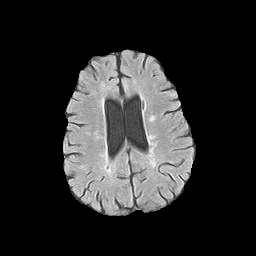
%> input picture data/brain.bmp, 256 x 256 px
$ octave brain.m   (GNU Octave 9; MATLAB toolbox functions it lacks are replaced by stand-ins)
%> lines starting %> are read from the running program, lines starting %| are printed output that depends on the picture; in (x1, y1, x2, y2) boxes, pixels count from 0 and x2, y2 are one past the last pixel; in counts of white or black regions, pixels touching at a corner belong together; the program's own positions count from 1
clear; clc;
close all;
% load('../data/assignmentSegmentBrain.mat');
%% performing analysis on sy1
input_image = imread('../data/brain.bmp');
%> input_image is the input picture: size 256x256 uint8; min 0, max 255, mean 40.9
input_imagefr = input_image;
noise = 0.03;
%% creating input image and image mask
% input_image = rgb2gray(input_image);
input_image = cast(input_image,'double');
%> input_image: size 256x256 double
input_image=input_image./256;

% imageMask=ones(size(input_image));

imageMask=zeros(size(input_image));
imageMask(input_image~=0) = 1;
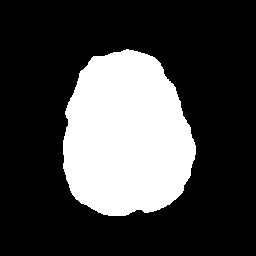
%> imageMask: size 256x256 double; values 0 (black) and 1 (white), 26.5% white; 1 white region, box (x1, y1, x2, y2) and area: (63, 49, 196, 216) 17335
% input_image = imageData.*imageMask;
%imdb=imageData.*imageMask;
[m, n] = size(input_image);
%> m = 256; n = 256

%% plotting initial image
figure();
imshow(input_image);
%% introducing noise
input_image_noisy=imnoise(input_image,'gaussian',noise).*imageMask;
input_image_noisyfr=imnoise(input_imagefr,'gaussian',0.03);
imshow(input_image_noisy);


%% modifying image for better k-means classification
cmp = ones(size(imageMask)) - imageMask;
cmp = cmp*(-1);
res = input_image;
res = res + cmp;
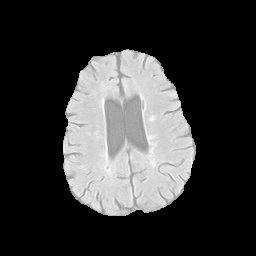
%> res: size 256x256 double; min -1, max 0.996, mean -0.576; drawn with min black and max white

%% k-means initialization (repeat till we get -1 as a mean and with no warnings of non-convergence under 100 iterations)
% [init_labels, init_means] = kmeans(reshape(input_image_noisy, [m*n, 1]), 4);

while(true)
    lastwarn('');
    [init_labels, init_means] = kmeans(reshape(res, [m*n, 1]), 3);
    [warnMsg, warnId] = lastwarn;
    if ((isempty(warnMsg)) && (any(init_means(:) == -1)))
        break;
    end
end
%> this loop made 1 pass
%> init_means on pass 1: [-1; 0.686; 0.321]

init_labels = reshape(init_labels,[m,n]);
%> init_labels: size 256x256 double; 3 distinct labels, from 1 to 3

% plotting k-means image
k_means_img = zeros(m,n);
for k = 1:3
    k_means_img(init_labels == k) = init_means(k);
end
figure();
imshow(k_means_img);

%% changing data format to operate FCM, keeping binary labelling
means = [];
memberships = [];
for k=1:3
    if (init_means(k) ~= -1)
        mean = init_means(k);
        means = [means; mean];
        tmp = zeros(m, n);
        tmp(init_labels == k) = 1;
        memberships = cat(3, memberships, tmp);
    end
end
%> this loop made 3 passes
%> (mean, means) on passes 2 to 3: (0.686, 0.686), (0.321, [0.686; 0.321])
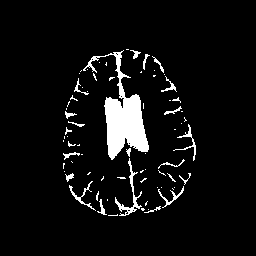
%> tmp: size 256x256 double; values 0 (black) and 1 (white), 5.9% white; 73 white regions (52 under 20 px), largest, box (x1, y1, x2, y2) and area: (83, 50, 149, 160) 2320, (115, 158, 142, 216) 280, (173, 124, 196, 161) 130
%% performing fcm
q = 2;
[img_fcm, means_fcm, memberships_fcm, obj_vals_fcm, n_iter_fcm] = fcm(input_image_noisy, q, means, imageMask, memberships);
%> the loop in get_objfunc_fcm, `for k = 1:length(means)` made 2 passes
%> (mean, objfunc) on passes 1 to 2: (0.686, 215.8), (0.321, 285)
%> in fcm, `prev_objfunc = get_objfunc_fcm(input_image, imageMask, q, means, membe..`: prev_objfunc = 285
%> the loop in fcm, `while(true)` made 14 passes
%> (means, curr_objfunc, obj_vals, prev_objfunc) on passes 1 to 8: ([0.714; 0.35], 180.9, [285 180.9], 180.9), ([0.733; 0.356], 175.4, [285 180.9 175.4], 175.4), ([0.739; 0.363], 174.5, [285 180.9 175.4 174.5], 174.5), ([0.742; 0.369], 174.2, [285 180.9 175.4 174.5 174.2], 174.2), ([0.743; 0.372], 174.1, [285 180.9 175.4 174.5 174.2 174.1], 174.1), ([0.744; 0.374], 174.1, [285 180.9 175.4 174.5 174.2 174.1 174.1], 174.1), ([0.744; 0.375], 174.1, [285 180.9 175.4 174.5 174.2 174.1 174.1 174.1], 174.1), ([0.745; 0.376], 174, [285 180.9 175.4 174.5 174.2 174.1 174.1 174.1 174], 174)
%> (means, curr_objfunc, prev_objfunc) on passes 11 to 13: ([0.745; 0.376], 174, 174), ([0.745; 0.376], 174, 174), ([0.745; 0.377], 174, 174)
%> after the loop in fcm, `while(true)`: n_iter = 14
%> after the loop in fcm, `for i = 1:size(input_image,1)`: max_ind = 2
%> means_fcm = [0.745; 0.377]; obj_vals_fcm = [285 180.9 175.4 174.5 174.2 174.1 174.1 174.1 174 174 174 174 174 174 174]; n_iter_fcm = 14
%% plotting fcm images and obj_func vs iterations

for k = 1:2
    figure();
    imshow(img_fcm(:,:,k));
end
figure();
plot(obj_vals_fcm);
%> figure, not shown here; curve peaks at x = 1, y = 285

%% displaying accuracy of fcm
labelled_img_fcm = get_labelled_img(img_fcm, means_fcm);
%> the loop in get_labelled_img, `for k = 1:length(means)` made 2 passes
%> mean on passes 1 to 2: 0.745, 0.377
mse_fcm = get_accuracy(input_image,labelled_img_fcm);
%> in get_accuracy, `acc = sum(sum((img1-img2).^2));`: acc = 240.2
%> mse_fcm = 240.2
imshow(labelled_img_fcm);
display(mse_fcm);
%| mse_fcm = 240.21
%% performing fcm_s
q = 2;
alpha = 1;
[img_fcm_s, means_fcm_s, memberships_fcm_s, obj_vals_fcm_s, n_iter_fcm_s] = fcm_s(input_image_noisy, q, alpha, means, imageMask, memberships,3);
%> in fcm_s, `wbs=conv2(input_image.^2,wts,'same');`:
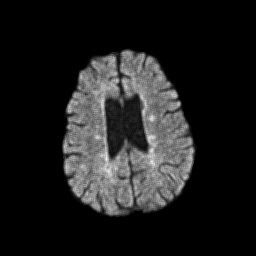
%> wbs: size 256x256 double; min 0, max 0.94, mean 0.116
%> the loop in get_objfunc_fcm_s, `for k = 1:length(means)` made 2 passes
%> (mean, objfunc) on passes 1 to 2: (0.686, 498.5), (0.321, 727.9)
%> in fcm_s, `prev_objfunc =  get_objfunc_fcm_s(input_image, imageMask, q, alpha, me..`: prev_objfunc = 727.9
%> the loop in fcm_s, `while(true)` made 10 passes
%> (means, curr_objfunc, obj_vals, prev_objfunc) on passes 1 to 8: ([0.707; 0.366], 536.9, [727.9 536.9], 536.9), ([0.714; 0.372], 535.3, [727.9 536.9 535.3], 535.3), ([0.715; 0.375], 535.2, [727.9 536.9 535.3 535.2], 535.2), ([0.716; 0.377], 535.1, [727.9 536.9 535.3 535.2 535.1], 535.1), ([0.716; 0.378], 535.1, [727.9 536.9 535.3 535.2 535.1 535.1], 535.1), ([0.716; 0.378], 535.1, [727.9 536.9 535.3 535.2 535.1 535.1 535.1], 535.1), ([0.716; 0.378], 535.1, [727.9 536.9 535.3 535.2 535.1 535.1 535.1 535.1], 535.1), ([0.716; 0.378], 535.1, [727.9 536.9 535.3 535.2 535.1 535.1 535.1 535.1 535.1], 535.1)
%> (means, curr_objfunc, prev_objfunc) on pass 9: ([0.716; 0.378], 535.1, 535.1)
%> after the loop in fcm_s, `while(true)`: n_iter = 10
%> means_fcm_s = [0.716; 0.378]; obj_vals_fcm_s = [727.9 536.9 535.3 535.2 535.1 535.1 535.1 535.1 535.1 535.1 535.1]; n_iter_fcm_s = 10
%% plotting fcm_s images and obj_func vs iterations

for k = 1:2
    figure();
    imshow(img_fcm_s(:,:,k));
end
figure();
plot(obj_vals_fcm_s);
%> figure, not shown here; curve peaks at x = 1, y = 727.9

%% displaying accuracy of fcm_s
labelled_img_fcm_s = get_labelled_img(img_fcm_s, means_fcm_s);
%> the loop in get_labelled_img (call 2), `for k = 1:length(means)` made 2 passes
%> mean on passes 1 to 2: 0.716, 0.378
mse_fcm_s = get_accuracy(input_image,labelled_img_fcm_s);
%> mse_fcm_s = 148.1
imshow(labelled_img_fcm_s);
display(mse_fcm_s);
%| mse_fcm_s = 148.10
%% performing fcm_s1
q = 2;
alpha = 1;
[img_fcm_s1, means_fcm_s1, memberships_fcm_s1, obj_vals_fcm_s1, n_iter_fcm_s1] = fcm_s1(input_image_noisy, q, alpha, means, imageMask, memberships,3);
%> the loop in get_objfunc_fcm_s1, `for k = 1:length(means)` made 2 passes
%> (mean, objfunc) on passes 1 to 2: (0.686, 295.3), (0.321, 429.3)
%> in fcm_s1, `prev_objfunc = get_objfunc_fcm_s1(input_image, imageMask, q, alpha, me..`: prev_objfunc = 429.3
%> the loop in fcm_s1, `while(true)` made 8 passes
%> (means, curr_objfunc, obj_vals, prev_objfunc) on passes 1 to 7: ([0.707; 0.366], 308.8, [429.3 308.8], 308.8), ([0.714; 0.363], 307.5, [429.3 308.8 307.5], 307.5), ([0.715; 0.363], 307.4, [429.3 308.8 307.5 307.4], 307.4), ([0.715; 0.363], 307.4, [429.3 308.8 307.5 307.4 307.4], 307.4), ([0.715; 0.364], 307.4, [429.3 308.8 307.5 307.4 307.4 307.4], 307.4), ([0.715; 0.364], 307.4, [429.3 308.8 307.5 307.4 307.4 307.4 307.4], 307.4), ([0.715; 0.364], 307.4, [429.3 308.8 307.5 307.4 307.4 307.4 307.4 307.4], 307.4)
%> after the loop in fcm_s1, `while(true)`: n_iter = 8
%> means_fcm_s1 = [0.715; 0.364]; obj_vals_fcm_s1 = [429.3 308.8 307.5 307.4 307.4 307.4 307.4 307.4 307.4]; n_iter_fcm_s1 = 8

%% plotting fcm_s1 images and obj_func vs iterations

for k = 1:2
    figure();
    imshow(img_fcm_s1(:,:,k));
end
figure();
plot(obj_vals_fcm_s1);
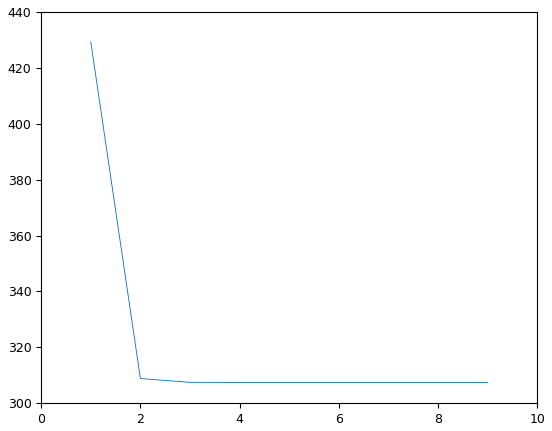
%> figure redrawn from the program's plot data

%% displaying accuracy of fcm_s1
labelled_img_fcm_s1 = get_labelled_img(img_fcm_s1, means_fcm_s1);
mse_fcm_s1 = get_accuracy(input_image,labelled_img_fcm_s1);
%> mse_fcm_s1 = 143.2
imshow(labelled_img_fcm_s1);
display(mse_fcm_s1);
%| mse_fcm_s1 = 143.17

%% performing fcm_en

q = 2;
beta = 1;
xp=input_image;
input_image_mean = sum(sum(input_image))/sum(sum(imageMask));
%> input_image_mean = 0.604

wts=weights(3);
wb=conv2(input_image,wts,'same');
input_image_en = (input_image + beta.*(wb.*imageMask))./(1+beta);
% modifying inputs
res_en = input_image_en;
res_en = res_en + cmp;

% [init_labels_en, init_means_en] = kmeans(reshape(res_en, [m*n, 1]), 3);

while(true)
    lastwarn('');
    [init_labels_en, init_means_en] = kmeans(reshape(res_en, [m*n, 1]), 3);
    [warnMsg, warnId] = lastwarn;
    if ((isempty(warnMsg)) && (any(init_means(:) == -1)))
        break;
    end
end
%> this loop made 1 pass
%> init_means_en on pass 1: [-1; 0.333; 0.679]
init_labels_en = reshape(init_labels_en,[m,n]);
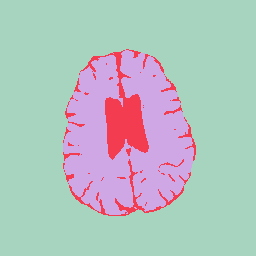
%> init_labels_en: size 256x256 double; 3 distinct labels, from 1 to 3; one colour per label, 0 black

means_en = [];
memberships_en = [];
for k=1:3
    if (init_means_en(k) ~= -1)
        mean_en = init_means_en(k);
        means_en = [means_en; mean_en];
        tmp = zeros(m, n);
        tmp(init_labels_en == k) = 1;
        memberships_en = cat(3, memberships_en, tmp);
    end
end
%> this loop made 3 passes
%> (mean_en, means_en) on passes 2 to 3: (0.333, 0.333), (0.679, [0.333; 0.679])
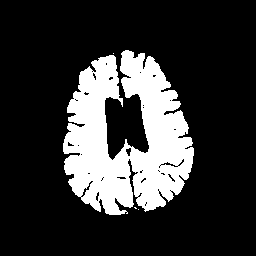
%> tmp: size 256x256 double; values 0 (black) and 1 (white), 20.6% white; 4 white regions (3 under 20 px), largest, box (x1, y1, x2, y2) and area: (63, 50, 194, 215) 13485
% performing fcm_en
%> the run ends on the next line
[img_fcm_en, means_fcm_en, memberships_fcm_en, obj_vals_fcm_en, n_iter_fcm_en] = fcm(input_image_en, q, means_en, imageMask, memberships_en);
% [118 lines not run here, left out]
function wts = weights(n)
    x=n^2-1;
    wts=ones(n,n)*(1/x);
    t=(n+1)/2;
    wts(t,t)=0;
end
function objfunc = get_objfunc_fcm(img, img_mask, q, means, memberships)
    objfunc = 0;
    for k = 1:length(means)
        mean = means(k);
        membership = memberships(:,:,k);
%         XX=mean.*img_mask;
        %disp(((img - mean.*img_mask).^2));
        objfunc = objfunc + sum(sum((membership.^q).*((img.*img_mask - mean.*img_mask).^2)));
    end
end

function means = get_means_fcm(img, img_mask, q, means, memberships)
    for k = 1:length(means)
        membership = memberships(:,:,k);
        mean = sum(sum((membership.^q).*(img.*img_mask)))/sum(sum(membership.^q));
        means(k) = mean;
    end
end

function memberships = get_memberships_fcm(img, img_mask, q, means, memberships)
    for k = 1:length(means)
        mean = means(k);
        d = ((img) - (mean)).^2;
        membership = (1./d).^(1/(q-1));
        membership(img_mask==0) = 0;
        memberships(:,:,k) = membership;
    end
    for i = 1:size(img,1)
        for j = 1:size(img,2)
            %if(img_mask(i,j)==1)
            memberships(i,j,:) = memberships(i,j,:)/sum(memberships(i,j,:));
            %end
        end
    end
end

function [img, means, memberships, obj_vals, n_iter] = fcm(input_image, q, means, imageMask, memberships)
    prev_objfunc = get_objfunc_fcm(input_image, imageMask, q, means, memberships);
    n_iter = 0;
    obj_vals = [];
    obj_vals = [obj_vals prev_objfunc];

    while(true)
        n_iter = n_iter + 1;
        means = get_means_fcm(input_image, imageMask, q, means, memberships);
        memberships = get_memberships_fcm(input_image, imageMask, q, means, memberships);
        memberships(isnan(memberships))=0;
        curr_objfunc = get_objfunc_fcm(input_image, imageMask, q, means, memberships);
        obj_vals = [obj_vals curr_objfunc];

        if abs(curr_objfunc - prev_objfunc) < 0.00001 || n_iter >= 100
            break;
        end
        prev_objfunc = curr_objfunc;
    end

    img = zeros(size(input_image,1),size(input_image,2),length(means));

    for i = 1:size(input_image,1)
        for j = 1:size(input_image,2)
            if imageMask(i,j)==1
                [~,max_ind] = max(memberships(i,j,:));
                img(i,j,max_ind) = 1;
            end
        end
    end

end

function objfunc = get_objfunc_fcm_s(img, img_mask, q, alpha, means, memberships,wb,wbs)
    objfunc = 0;
    for k = 1:length(means)
        mean = means(k);
        membership = memberships(:,:,k);
        objfunc = objfunc + sum(sum((membership.^q).*((img.*img_mask - mean.*img_mask).^2)));
        vi=mean.*img_mask;
        dj=vi.^2+wbs-2*vi.*wb;

        objfunc = objfunc + ( alpha * sum(sum((membership.^q).*(dj))) );
        % [10 lines of commented-out code are left out]
    end
end

function means = get_means_fcm_s(img, img_mask, q, alpha, means, memberships,wb,wbs)
    for k = 1:length(means)
        membership = memberships(:,:,k);

        mean = sum(sum((membership.^q).*((img + (alpha).*wb).*img_mask)))/((1+alpha)*sum(sum(membership.^q)));
        % [9 lines of commented-out code are left out]
        means(k) = mean;
    end
end

function memberships = get_memberships_fcm_s(img, img_mask, q, alpha, means, memberships,wb,wbs)
    for k = 1:length(means)
        mean = means(k);
        d = (((img.*img_mask) - (mean.*img_mask)).^2);

        vi=mean.*img_mask;
        dj=vi.^2+wbs-2*vi.*wb;

        d = d + ( (alpha).*(dj) );

        % [10 lines of commented-out code are left out]
        membership = (1./d).^(1/(q-1));
        membership(img_mask==0) = 0;
        memberships(:,:,k) = membership;
    end
    for i = 1:size(img,1)
        for j = 1:size(img,2)
            if(img_mask(i,j)==1)
                memberships(i,j,:) = memberships(i,j,:)/sum(memberships(i,j,:));
            end
        end
    end
end

function [img, means, memberships, obj_vals, n_iter] = fcm_s(input_image, q, alpha, means, imageMask, memberships,n)
    wts=weights(n);
    wb=conv2(input_image,wts,'same');
    wbs=conv2(input_image.^2,wts,'same');
    prev_objfunc =  get_objfunc_fcm_s(input_image, imageMask, q, alpha, means, memberships,wb,wbs);
    n_iter = 0;
    obj_vals = [];
    obj_vals = [obj_vals prev_objfunc];
    while(true)
        n_iter = n_iter + 1;
        means = get_means_fcm_s(input_image, imageMask, q, alpha, means, memberships,wb,wbs);
        memberships = get_memberships_fcm_s(input_image, imageMask, q, alpha, means, memberships,wb,wbs);

        curr_objfunc = get_objfunc_fcm_s(input_image, imageMask, q, alpha, means, memberships,wb,wbs);
        obj_vals = [obj_vals curr_objfunc];

        if abs(curr_objfunc - prev_objfunc) < 0.00001 || n_iter >= 100
            break;
        end
        prev_objfunc = curr_objfunc;
    end

    img = zeros(size(input_image,1),size(input_image,2),length(means));

    for i = 1:size(input_image,1)
        for j = 1:size(input_image,2)
            if imageMask(i,j)==1
                [~,max_ind] = max(memberships(i,j,:));
                img(i,j,max_ind) = 1;
            end
        end
    end
end

function objfunc = get_objfunc_fcm_s1(img, img_mask, q, alpha, means, memberships,wb)
    objfunc = 0;
    for k = 1:length(means)
        mean = means(k);
        membership = memberships(:,:,k);
        objfunc = objfunc + sum(sum((membership.^q).*((img.*img_mask - mean.*img_mask).^2)));

        objfunc = objfunc + ( alpha * sum(sum((membership.^q).*((wb.*img_mask - mean.*img_mask).^2))) );
    end
end

function means = get_means_fcm_s1(img, img_mask, q, alpha, means, memberships,wb)
    for k = 1:length(means)
        membership = memberships(:,:,k);
        mean = sum(sum((membership.^q).*((img + (alpha).*wb).*img_mask)))/((1+alpha)*sum(sum(membership.^q)));
        means(k) = mean;
    end
end

function memberships = get_memberships_fcm_s1(img, img_mask, q, alpha, means, memberships,wb)
    for k = 1:length(means)
        mean = means(k);
        d = (((img.*img_mask) - (mean.*img_mask)).^2);

        d = d + ( (alpha).*((wb.*img_mask - mean.*img_mask).^2) );
        membership = (1./d).^(1/(q-1));
        membership(img_mask==0) = 0;
        memberships(:,:,k) = membership;
    end
    for i = 1:size(img,1)
        for j = 1:size(img,2)
            if(img_mask(i,j)==1)
                memberships(i,j,:) = memberships(i,j,:)/sum(memberships(i,j,:));
            end
        end
    end
end

function [img, means, memberships, obj_vals, n_iter] = fcm_s1(input_image, q, alpha, means, imageMask, memberships,n)
    wts=weights(n);
    wb=conv2(input_image,wts,'same');
    prev_objfunc = get_objfunc_fcm_s1(input_image, imageMask, q, alpha, means, memberships,wb);
    n_iter = 0;
    obj_vals = [];
    obj_vals = [obj_vals prev_objfunc];

    while(true)
        n_iter = n_iter + 1;

        means = get_means_fcm_s1(input_image, imageMask, q, alpha, means, memberships,wb);
        memberships = get_memberships_fcm_s1(input_image, imageMask, q, alpha, means, memberships,wb);

        curr_objfunc = get_objfunc_fcm_s1(input_image, imageMask, q, alpha, means, memberships,wb);
        obj_vals = [obj_vals curr_objfunc];

        if abs(curr_objfunc - prev_objfunc) < 0.00001 || n_iter >= 100
            break;
        end
        prev_objfunc = curr_objfunc;
    end

    img = zeros(size(input_image,1),size(input_image,2),length(means));

    for i = 1:size(input_image,1)
        for j = 1:size(input_image,2)
            if imageMask(i,j)==1
                [~,max_ind] = max(memberships(i,j,:));
                img(i,j,max_ind) = 1;
            end
        end
    end
end
% [9 lines of commented-out code are left out]
function img = get_labelled_img(input_image,means)
    img = zeros(size(input_image,1),size(input_image,2));

    for k = 1:length(means)
        inpt = input_image(:,:,k);
        mean = means(k);
        img = img + inpt.*mean;
    end
end
function acc = get_accuracy(img1, img2)
    acc = sum(sum((img1-img2).^2));
end
